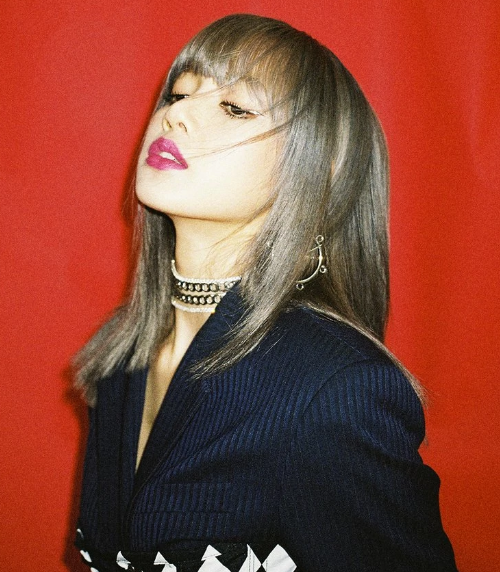
#> input picture Python/lisa.png, 500 x 572 px
$ python Gauss_color.py
#> lines starting #> are read from the running program, lines starting #| are printed output that depends on the picture
import cv2
import numpy as np
from matplotlib import pyplot as plt

image1 = cv2.imread('lisa.png')
#> image1 is the input picture: shape (572, 500, 3); mean B, G, R 55.6, 70.2, 139.4
n = (image1.shape[0])
#> n = 572
n1 = int(n / 2)
#> n1 = 286
m = (image1.shape[1])
#> m = 500
m1 = int(m / 2)
#> m1 = 250
gaussian = np.zeros((n, m))

sig = 50

for i in range(n):
    for j in range(m):
        gaussian[i, j] = np.exp(-((m1 - j) ** 2 + (i - n1) ** 2) / (2 * sig ** 2)) / (2 * np.pi * sig ** 2)
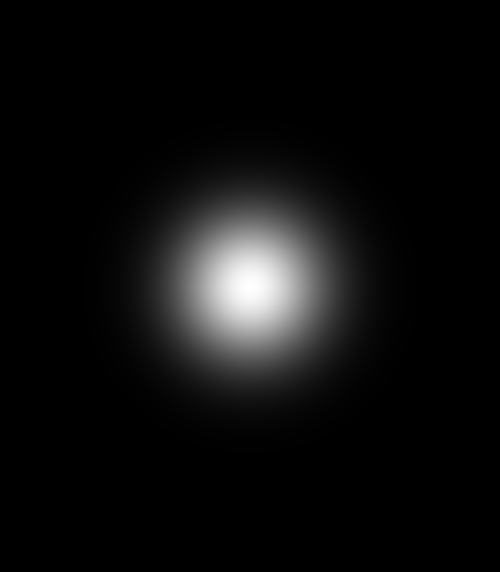
#> gaussian: shape (572, 500) float64; min 1.86e-17, max 6.37e-05, mean 3.5e-06; drawn with min black and max white

plt.figure(1)
plt.imshow(gaussian, cmap='gray')
w = np.zeros(image1.shape[:3], np.uint8)
F1 = np.zeros(image1.shape[:2])

for i in range(3):
    F1 = (np.fft.fft2(image1[:, :, i]))
    result1 = gaussian * F1
    F3 = (np.fft.ifft2(result1))
    w[:,:,i]=abs(F3)
#> w: shape (572, 500, 3); every value is 0

plt.figure(2)
plt.imshow(abs(F3))
# plt.figure(3)
# plt.imshow(cv2.cvtColor(w,cv2.COLOR_BGR2RGB))
plt.show()
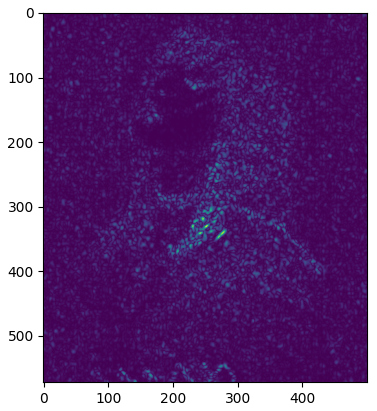
#> figure drawn by matplotlib, 1 panel
